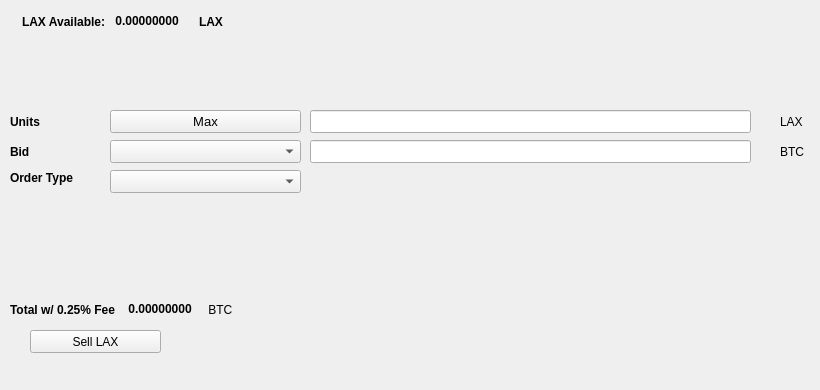
   <widget class="QWidget" name="SellTab">
    <attribute name="title">
     <string>Sell</string>
    </attribute>
    <widget class="QLabel" name="label_16">
     <property name="geometry">
      <rect>
       <x>780</x>
       <y>140</y>
       <width>31</width>
       <height>23</height>
      </rect>
     </property>
     <property name="text">
      <string>BTC</string>
     </property>
    </widget>
    <widget class="QComboBox" name="SellBidcomboBox">
     <property name="geometry">
      <rect>
       <x>110</x>
       <y>140</y>
       <width>191</width>
       <height>23</height>
      </rect>
     </property>
     <property name="font">
      <font>
       <pointsize>10</pointsize>
      </font>
     </property>
    </widget>
    <widget class="QLabel" name="label_18">
     <property name="geometry">
      <rect>
       <x>10</x>
       <y>110</y>
       <width>46</width>
       <height>23</height>
      </rect>
     </property>
     <property name="font">
      <font>
       <weight>75</weight>
       <bold>true</bold>
      </font>
     </property>
     <property name="text">
      <string>Units</string>
     </property>
    </widget>
    <widget class="QPushButton" name="Sell_Max_Amount">
     <property name="geometry">
      <rect>
       <x>110</x>
       <y>110</y>
       <width>191</width>
       <height>23</height>
      </rect>
     </property>
     <property name="font">
      <font>
       <pointsize>10</pointsize>
      </font>
     </property>
     <property name="text">
      <string>Max</string>
     </property>
    </widget>
    <widget class="QLabel" name="label_20">
     <property name="geometry">
      <rect>
       <x>10</x>
       <y>170</y>
       <width>91</width>
       <height>16</height>
      </rect>
     </property>
     <property name="font">
      <font>
       <weight>75</weight>
       <bold>true</bold>
      </font>
     </property>
     <property name="text">
      <string>Order Type</string>
     </property>
    </widget>
    <widget class="QComboBox" name="SellOrdertypeCombo">
     <property name="geometry">
      <rect>
       <x>110</x>
       <y>170</y>
       <width>191</width>
       <height>23</height>
      </rect>
     </property>
     <property name="font">
      <font>
       <pointsize>10</pointsize>
      </font>
     </property>
    </widget>
    <widget class="QLabel" name="label_21">
     <property name="geometry">
      <rect>
       <x>10</x>
       <y>140</y>
       <width>46</width>
       <height>23</height>
      </rect>
     </property>
     <property name="font">
      <font>
       <weight>75</weight>
       <bold>true</bold>
      </font>
     </property>
     <property name="text">
      <string>Bid</string>
     </property>
    </widget>
    <widget class="QLabel" name="label_22">
     <property name="geometry">
      <rect>
       <x>780</x>
       <y>110</y>
       <width>31</width>
       <height>23</height>
      </rect>
     </property>
     <property name="text">
      <string>LAX</string>
     </property>
    </widget>
    <widget class="QLineEdit" name="UnitsInputLAX">
     <property name="geometry">
      <rect>
       <x>310</x>
       <y>110</y>
       <width>441</width>
       <height>23</height>
      </rect>
     </property>
     <property name="font">
      <font>
       <pointsize>9</pointsize>
       <weight>75</weight>
       <bold>true</bold>
      </font>
     </property>
    </widget>
    <widget class="QLineEdit" name="SellBidPriceEdit">
     <property name="geometry">
      <rect>
       <x>310</x>
       <y>140</y>
       <width>441</width>
       <height>23</height>
      </rect>
     </property>
     <property name="font">
      <font>
       <pointsize>9</pointsize>
       <weight>75</weight>
       <bold>true</bold>
      </font>
     </property>
    </widget>
    <widget class="QPushButton" name="SellLAXBTN">
     <property name="geometry">
      <rect>
       <x>30</x>
       <y>330</y>
       <width>131</width>
       <height>23</height>
      </rect>
     </property>
     <property name="text">
      <string>Sell LAX</string>
     </property>
     <property name="icon">
      <iconset resource="../lapo">
       <normaloff>:/icons/bitcoin</normaloff>:/icons/bitcoin</iconset>
     </property>
    </widget>
    <widget class="QWidget" name="layoutWidget3">
     <property name="geometry">
      <rect>
       <x>22</x>
       <y>12</y>
       <width>258</width>
       <height>19</height>
      </rect>
     </property>
     <layout class="QHBoxLayout" name="horizontalLayout">
      <item>
       <widget class="QLabel" name="label232_2">
        <property name="font">
         <font>
          <weight>75</weight>
          <bold>true</bold>
         </font>
        </property>
        <property name="text">
         <string>LAX Available:</string>
        </property>
       </widget>
      </item>
      <item>
       <widget class="QLabel" name="LAXAvailableLabel">
        <property name="palette">
         <palette>
          <active>
           <colorrole role="WindowText">
            <brush brushstyle="SolidPattern">
             <color alpha="255">
              <red>0</red>
              <green>0</green>
              <blue>0</blue>
             </color>
            </brush>
           </colorrole>
           <colorrole role="Button">
            <brush brushstyle="SolidPattern">
             <color alpha="255">
              <red>0</red>
              <green>170</green>
              <blue>0</blue>
             </color>
            </brush>
           </colorrole>
           <colorrole role="Light">
            <brush brushstyle="SolidPattern">
             <color alpha="255">
              <red>0</red>
              <green>255</green>
              <blue>0</blue>
             </color>
            </brush>
           </colorrole>
           <colorrole role="Midlight">
            <brush brushstyle="SolidPattern">
             <color alpha="255">
              <red>0</red>
              <green>212</green>
              <blue>0</blue>
             </color>
            </brush>
           </colorrole>
           <colorrole role="Dark">
            <brush brushstyle="SolidPattern">
             <color alpha="255">
              <red>0</red>
              <green>85</green>
              <blue>0</blue>
             </color>
            </brush>
           </colorrole>
           <colorrole role="Mid">
            <brush brushstyle="SolidPattern">
             <color alpha="255">
              <red>0</red>
              <green>113</green>
              <blue>0</blue>
             </color>
            </brush>
           </colorrole>
           <colorrole role="Text">
            <brush brushstyle="SolidPattern">
             <color alpha="255">
              <red>0</red>
              <green>170</green>
              <blue>0</blue>
             </color>
            </brush>
           </colorrole>
           <colorrole role="BrightText">
            <brush brushstyle="SolidPattern">
             <color alpha="255">
              <red>255</red>
              <green>255</green>
              <blue>255</blue>
             </color>
            </brush>
           </colorrole>
           <colorrole role="ButtonText">
            <brush brushstyle="SolidPattern">
             <color alpha="255">
              <red>0</red>
              <green>0</green>
              <blue>0</blue>
             </color>
            </brush>
           </colorrole>
           <colorrole role="Base">
            <brush brushstyle="SolidPattern">
             <color alpha="255">
              <red>255</red>
              <green>255</green>
              <blue>255</blue>
             </color>
            </brush>
           </colorrole>
           <colorrole role="Window">
            <brush brushstyle="SolidPattern">
             <color alpha="255">
              <red>0</red>
              <green>170</green>
              <blue>0</blue>
             </color>
            </brush>
           </colorrole>
           <colorrole role="Shadow">
            <brush brushstyle="SolidPattern">
             <color alpha="255">
              <red>0</red>
              <green>0</green>
              <blue>0</blue>
             </color>
            </brush>
           </colorrole>
           <colorrole role="AlternateBase">
            <brush brushstyle="SolidPattern">
             <color alpha="255">
              <red>127</red>
              <green>212</green>
              <blue>127</blue>
             </color>
            </brush>
           </colorrole>
           <colorrole role="ToolTipBase">
            <brush brushstyle="SolidPattern">
             <color alpha="255">
              <red>255</red>
              <green>255</green>
              <blue>220</blue>
             </color>
            </brush>
           </colorrole>
           <colorrole role="ToolTipText">
            <brush brushstyle="SolidPattern">
             <color alpha="255">
              <red>0</red>
              <green>0</green>
              <blue>0</blue>
             </color>
            </brush>
           </colorrole>
          </active>
          <inactive>
           <colorrole role="WindowText">
            <brush brushstyle="SolidPattern">
             <color alpha="255">
              <red>0</red>
              <green>0</green>
              <blue>0</blue>
             </color>
            </brush>
           </colorrole>
           <colorrole role="Button">
            <brush brushstyle="SolidPattern">
             <color alpha="255">
              <red>0</red>
              <green>170</green>
              <blue>0</blue>
             </color>
            </brush>
           </colorrole>
           <colorrole role="Light">
            <brush brushstyle="SolidPattern">
             <color alpha="255">
              <red>0</red>
              <green>255</green>
              <blue>0</blue>
             </color>
            </brush>
           </colorrole>
           <colorrole role="Midlight">
            <brush brushstyle="SolidPattern">
             <color alpha="255">
              <red>0</red>
              <green>212</green>
              <blue>0</blue>
             </color>
            </brush>
           </colorrole>
           <colorrole role="Dark">
            <brush brushstyle="SolidPattern">
             <color alpha="255">
              <red>0</red>
              <green>85</green>
              <blue>0</blue>
             </color>
            </brush>
           </colorrole>
           <colorrole role="Mid">
            <brush brushstyle="SolidPattern">
             <color alpha="255">
              <red>0</red>
              <green>113</green>
              <blue>0</blue>
             </color>
            </brush>
           </colorrole>
           <colorrole role="Text">
            <brush brushstyle="SolidPattern">
             <color alpha="255">
              <red>0</red>
              <green>170</green>
              <blue>0</blue>
             </color>
            </brush>
           </colorrole>
           <colorrole role="BrightText">
            <brush brushstyle="SolidPattern">
             <color alpha="255">
              <red>255</red>
              <green>255</green>
              <blue>255</blue>
             </color>
            </brush>
           </colorrole>
           <colorrole role="ButtonText">
            <brush brushstyle="SolidPattern">
             <color alpha="255">
              <red>0</red>
              <green>0</green>
              <blue>0</blue>
             </color>
            </brush>
           </colorrole>
           <colorrole role="Base">
            <brush brushstyle="SolidPattern">
             <color alpha="255">
              <red>255</red>
              <green>255</green>
              <blue>255</blue>
             </color>
            </brush>
           </colorrole>
           <colorrole role="Window">
            <brush brushstyle="SolidPattern">
             <color alpha="255">
              <red>0</red>
              <green>170</green>
              <blue>0</blue>
             </color>
            </brush>
           </colorrole>
           <colorrole role="Shadow">
            <brush brushstyle="SolidPattern">
             <color alpha="255">
              <red>0</red>
              <green>0</green>
              <blue>0</blue>
             </color>
            </brush>
           </colorrole>
           <colorrole role="AlternateBase">
            <brush brushstyle="SolidPattern">
             <color alpha="255">
              <red>127</red>
              <green>212</green>
              <blue>127</blue>
             </color>
            </brush>
           </colorrole>
           <colorrole role="ToolTipBase">
            <brush brushstyle="SolidPattern">
             <color alpha="255">
              <red>255</red>
              <green>255</green>
              <blue>220</blue>
             </color>
            </brush>
           </colorrole>
           <colorrole role="ToolTipText">
            <brush brushstyle="SolidPattern">
             <color alpha="255">
              <red>0</red>
              <green>0</green>
              <blue>0</blue>
             </color>
            </brush>
           </colorrole>
          </inactive>
          <disabled>
           <colorrole role="WindowText">
            <brush brushstyle="SolidPattern">
             <color alpha="255">
              <red>0</red>
              <green>85</green>
              <blue>0</blue>
             </color>
            </brush>
           </colorrole>
           <colorrole role="Button">
            <brush brushstyle="SolidPattern">
             <color alpha="255">
              <red>0</red>
              <green>170</green>
              <blue>0</blue>
             </color>
            </brush>
           </colorrole>
           <colorrole role="Light">
            <brush brushstyle="SolidPattern">
             <color alpha="255">
              <red>0</red>
              <green>255</green>
              <blue>0</blue>
             </color>
            </brush>
           </colorrole>
           <colorrole role="Midlight">
            <brush brushstyle="SolidPattern">
             <color alpha="255">
              <red>0</red>
              <green>212</green>
              <blue>0</blue>
             </color>
            </brush>
           </colorrole>
           <colorrole role="Dark">
            <brush brushstyle="SolidPattern">
             <color alpha="255">
              <red>0</red>
              <green>85</green>
              <blue>0</blue>
             </color>
            </brush>
           </colorrole>
           <colorrole role="Mid">
            <brush brushstyle="SolidPattern">
             <color alpha="255">
              <red>0</red>
              <green>113</green>
              <blue>0</blue>
             </color>
            </brush>
           </colorrole>
           <colorrole role="Text">
            <brush brushstyle="SolidPattern">
             <color alpha="255">
              <red>0</red>
              <green>85</green>
              <blue>0</blue>
             </color>
            </brush>
           </colorrole>
           <colorrole role="BrightText">
            <brush brushstyle="SolidPattern">
             <color alpha="255">
              <red>255</red>
              <green>255</green>
              <blue>255</blue>
             </color>
            </brush>
           </colorrole>
           <colorrole role="ButtonText">
            <brush brushstyle="SolidPattern">
             <color alpha="255">
              <red>0</red>
              <green>85</green>
              <blue>0</blue>
             </color>
            </brush>
           </colorrole>
           <colorrole role="Base">
            <brush brushstyle="SolidPattern">
             <color alpha="255">
              <red>0</red>
              <green>170</green>
              <blue>0</blue>
             </color>
            </brush>
           </colorrole>
           <colorrole role="Window">
            <brush brushstyle="SolidPattern">
             <color alpha="255">
              <red>0</red>
              <green>170</green>
              <blue>0</blue>
             </color>
            </brush>
           </colorrole>
           <colorrole role="Shadow">
            <brush brushstyle="SolidPattern">
             <color alpha="255">
              <red>0</red>
              <green>0</green>
              <blue>0</blue>
             </color>
            </brush>
           </colorrole>
           <colorrole role="AlternateBase">
            <brush brushstyle="SolidPattern">
             <color alpha="255">
              <red>0</red>
              <green>170</green>
              <blue>0</blue>
             </color>
            </brush>
           </colorrole>
           <colorrole role="ToolTipBase">
            <brush brushstyle="SolidPattern">
             <color alpha="255">
              <red>255</red>
              <green>255</green>
              <blue>220</blue>
             </color>
            </brush>
           </colorrole>
           <colorrole role="ToolTipText">
            <brush brushstyle="SolidPattern">
             <color alpha="255">
              <red>0</red>
              <green>0</green>
              <blue>0</blue>
             </color>
            </brush>
           </colorrole>
          </disabled>
         </palette>
        </property>
        <property name="font">
         <font>
          <weight>75</weight>
          <bold>true</bold>
         </font>
        </property>
        <property name="text">
         <string> 0.00000000 </string>
        </property>
        <property name="textInteractionFlags">
         <set>Qt::LinksAccessibleByMouse|Qt::TextSelectableByKeyboard|Qt::TextSelectableByMouse</set>
        </property>
       </widget>
      </item>
      <item>
       <widget class="QLabel" name="labelLAX">
        <property name="font">
         <font>
          <weight>75</weight>
          <bold>true</bold>
         </font>
        </property>
        <property name="text">
         <string>LAX</string>
        </property>
       </widget>
      </item>
     </layout>
    </widget>
    <widget class="QWidget" name="layoutWidget">
     <property name="geometry">
      <rect>
       <x>10</x>
       <y>300</y>
       <width>268</width>
       <height>19</height>
      </rect>
     </property>
     <layout class="QHBoxLayout" name="horizontalLayout_2">
      <item>
       <widget class="QLabel" name="label_19">
        <property name="font">
         <font>
          <weight>75</weight>
          <bold>true</bold>
         </font>
        </property>
        <property name="text">
         <string>Total w/ 0.25% Fee </string>
        </property>
       </widget>
      </item>
      <item>
       <widget class="QLabel" name="SellCostLabel">
        <property name="palette">
         <palette>
          <active>
           <colorrole role="WindowText">
            <brush brushstyle="SolidPattern">
             <color alpha="255">
              <red>0</red>
              <green>0</green>
              <blue>0</blue>
             </color>
            </brush>
           </colorrole>
           <colorrole role="Button">
            <brush brushstyle="SolidPattern">
             <color alpha="255">
              <red>0</red>
              <green>170</green>
              <blue>0</blue>
             </color>
            </brush>
           </colorrole>
           <colorrole role="Light">
            <brush brushstyle="SolidPattern">
             <color alpha="255">
              <red>0</red>
              <green>255</green>
              <blue>0</blue>
             </color>
            </brush>
           </colorrole>
           <colorrole role="Midlight">
            <brush brushstyle="SolidPattern">
             <color alpha="255">
              <red>0</red>
              <green>212</green>
              <blue>0</blue>
             </color>
            </brush>
           </colorrole>
           <colorrole role="Dark">
            <brush brushstyle="SolidPattern">
             <color alpha="255">
              <red>0</red>
              <green>85</green>
              <blue>0</blue>
             </color>
            </brush>
           </colorrole>
           <colorrole role="Mid">
            <brush brushstyle="SolidPattern">
             <color alpha="255">
              <red>0</red>
              <green>113</green>
              <blue>0</blue>
             </color>
            </brush>
           </colorrole>
           <colorrole role="Text">
            <brush brushstyle="SolidPattern">
             <color alpha="255">
              <red>0</red>
              <green>170</green>
              <blue>0</blue>
             </color>
            </brush>
           </colorrole>
           <colorrole role="BrightText">
            <brush brushstyle="SolidPattern">
             <color alpha="255">
              <red>255</red>
              <green>255</green>
              <blue>255</blue>
             </color>
            </brush>
           </colorrole>
           <colorrole role="ButtonText">
            <brush brushstyle="SolidPattern">
             <color alpha="255">
              <red>0</red>
              <green>0</green>
              <blue>0</blue>
             </color>
            </brush>
           </colorrole>
           <colorrole role="Base">
            <brush brushstyle="SolidPattern">
             <color alpha="255">
              <red>255</red>
              <green>255</green>
              <blue>255</blue>
             </color>
            </brush>
           </colorrole>
           <colorrole role="Window">
            <brush brushstyle="SolidPattern">
             <color alpha="255">
              <red>0</red>
              <green>170</green>
              <blue>0</blue>
             </color>
            </brush>
           </colorrole>
           <colorrole role="Shadow">
            <brush brushstyle="SolidPattern">
             <color alpha="255">
              <red>0</red>
              <green>0</green>
              <blue>0</blue>
             </color>
            </brush>
           </colorrole>
           <colorrole role="AlternateBase">
            <brush brushstyle="SolidPattern">
             <color alpha="255">
              <red>127</red>
              <green>212</green>
              <blue>127</blue>
             </color>
            </brush>
           </colorrole>
           <colorrole role="ToolTipBase">
            <brush brushstyle="SolidPattern">
             <color alpha="255">
              <red>255</red>
              <green>255</green>
              <blue>220</blue>
             </color>
            </brush>
           </colorrole>
           <colorrole role="ToolTipText">
            <brush brushstyle="SolidPattern">
             <color alpha="255">
              <red>0</red>
              <green>0</green>
              <blue>0</blue>
             </color>
            </brush>
           </colorrole>
          </active>
          <inactive>
           <colorrole role="WindowText">
            <brush brushstyle="SolidPattern">
             <color alpha="255">
              <red>0</red>
              <green>0</green>
              <blue>0</blue>
             </color>
            </brush>
           </colorrole>
           <colorrole role="Button">
            <brush brushstyle="SolidPattern">
             <color alpha="255">
              <red>0</red>
              <green>170</green>
              <blue>0</blue>
             </color>
            </brush>
           </colorrole>
           <colorrole role="Light">
            <brush brushstyle="SolidPattern">
             <color alpha="255">
              <red>0</red>
              <green>255</green>
              <blue>0</blue>
             </color>
            </brush>
           </colorrole>
           <colorrole role="Midlight">
            <brush brushstyle="SolidPattern">
             <color alpha="255">
              <red>0</red>
              <green>212</green>
              <blue>0</blue>
             </color>
            </brush>
           </colorrole>
           <colorrole role="Dark">
            <brush brushstyle="SolidPattern">
             <color alpha="255">
              <red>0</red>
              <green>85</green>
              <blue>0</blue>
             </color>
            </brush>
           </colorrole>
           <colorrole role="Mid">
            <brush brushstyle="SolidPattern">
             <color alpha="255">
              <red>0</red>
              <green>113</green>
              <blue>0</blue>
             </color>
            </brush>
           </colorrole>
           <colorrole role="Text">
            <brush brushstyle="SolidPattern">
             <color alpha="255">
              <red>0</red>
              <green>170</green>
              <blue>0</blue>
             </color>
            </brush>
           </colorrole>
           <colorrole role="BrightText">
            <brush brushstyle="SolidPattern">
             <color alpha="255">
              <red>255</red>
              <green>255</green>
              <blue>255</blue>
             </color>
            </brush>
           </colorrole>
           <colorrole role="ButtonText">
            <brush brushstyle="SolidPattern">
             <color alpha="255">
              <red>0</red>
              <green>0</green>
              <blue>0</blue>
             </color>
            </brush>
           </colorrole>
           <colorrole role="Base">
            <brush brushstyle="SolidPattern">
             <color alpha="255">
              <red>255</red>
              <green>255</green>
              <blue>255</blue>
             </color>
            </brush>
           </colorrole>
           <colorrole role="Window">
            <brush brushstyle="SolidPattern">
             <color alpha="255">
              <red>0</red>
              <green>170</green>
              <blue>0</blue>
             </color>
            </brush>
           </colorrole>
           <colorrole role="Shadow">
            <brush brushstyle="SolidPattern">
             <color alpha="255">
              <red>0</red>
              <green>0</green>
              <blue>0</blue>
             </color>
            </brush>
           </colorrole>
           <colorrole role="AlternateBase">
            <brush brushstyle="SolidPattern">
             <color alpha="255">
              <red>127</red>
              <green>212</green>
              <blue>127</blue>
             </color>
            </brush>
           </colorrole>
           <colorrole role="ToolTipBase">
            <brush brushstyle="SolidPattern">
             <color alpha="255">
              <red>255</red>
              <green>255</green>
              <blue>220</blue>
             </color>
            </brush>
           </colorrole>
           <colorrole role="ToolTipText">
            <brush brushstyle="SolidPattern">
             <color alpha="255">
              <red>0</red>
              <green>0</green>
              <blue>0</blue>
             </color>
            </brush>
           </colorrole>
          </inactive>
          <disabled>
           <colorrole role="WindowText">
            <brush brushstyle="SolidPattern">
             <color alpha="255">
              <red>0</red>
              <green>85</green>
              <blue>0</blue>
             </color>
            </brush>
           </colorrole>
           <colorrole role="Button">
            <brush brushstyle="SolidPattern">
             <color alpha="255">
              <red>0</red>
              <green>170</green>
              <blue>0</blue>
             </color>
            </brush>
           </colorrole>
           <colorrole role="Light">
            <brush brushstyle="SolidPattern">
             <color alpha="255">
              <red>0</red>
              <green>255</green>
              <blue>0</blue>
             </color>
            </brush>
           </colorrole>
           <colorrole role="Midlight">
            <brush brushstyle="SolidPattern">
             <color alpha="255">
              <red>0</red>
              <green>212</green>
              <blue>0</blue>
             </color>
            </brush>
           </colorrole>
           <colorrole role="Dark">
            <brush brushstyle="SolidPattern">
             <color alpha="255">
              <red>0</red>
              <green>85</green>
              <blue>0</blue>
             </color>
            </brush>
           </colorrole>
           <colorrole role="Mid">
            <brush brushstyle="SolidPattern">
             <color alpha="255">
              <red>0</red>
              <green>113</green>
              <blue>0</blue>
             </color>
            </brush>
           </colorrole>
           <colorrole role="Text">
            <brush brushstyle="SolidPattern">
             <color alpha="255">
              <red>0</red>
              <green>85</green>
              <blue>0</blue>
             </color>
            </brush>
           </colorrole>
           <colorrole role="BrightText">
            <brush brushstyle="SolidPattern">
             <color alpha="255">
              <red>255</red>
              <green>255</green>
              <blue>255</blue>
             </color>
            </brush>
           </colorrole>
           <colorrole role="ButtonText">
            <brush brushstyle="SolidPattern">
             <color alpha="255">
              <red>0</red>
              <green>85</green>
              <blue>0</blue>
             </color>
            </brush>
           </colorrole>
           <colorrole role="Base">
            <brush brushstyle="SolidPattern">
             <color alpha="255">
              <red>0</red>
              <green>170</green>
              <blue>0</blue>
             </color>
            </brush>
           </colorrole>
           <colorrole role="Window">
            <brush brushstyle="SolidPattern">
             <color alpha="255">
              <red>0</red>
              <green>170</green>
              <blue>0</blue>
             </color>
            </brush>
           </colorrole>
           <colorrole role="Shadow">
            <brush brushstyle="SolidPattern">
             <color alpha="255">
              <red>0</red>
              <green>0</green>
              <blue>0</blue>
             </color>
            </brush>
           </colorrole>
           <colorrole role="AlternateBase">
            <brush brushstyle="SolidPattern">
             <color alpha="255">
              <red>0</red>
              <green>170</green>
              <blue>0</blue>
             </color>
            </brush>
           </colorrole>
           <colorrole role="ToolTipBase">
            <brush brushstyle="SolidPattern">
             <color alpha="255">
              <red>255</red>
              <green>255</green>
              <blue>220</blue>
             </color>
            </brush>
           </colorrole>
           <colorrole role="ToolTipText">
            <brush brushstyle="SolidPattern">
             <color alpha="255">
              <red>0</red>
              <green>0</green>
              <blue>0</blue>
             </color>
            </brush>
           </colorrole>
          </disabled>
         </palette>
        </property>
        <property name="font">
         <font>
          <weight>75</weight>
          <bold>true</bold>
         </font>
        </property>
        <property name="autoFillBackground">
         <bool>false</bool>
        </property>
        <property name="text">
         <string> 0.00000000</string>
        </property>
        <property name="textInteractionFlags">
         <set>Qt::LinksAccessibleByMouse|Qt::TextSelectableByMouse</set>
        </property>
       </widget>
      </item>
      <item>
       <widget class="QLabel" name="label_17">
        <property name="font">
         <font>
          <weight>50</weight>
          <bold>false</bold>
         </font>
        </property>
        <property name="text">
         <string> BTC</string>
        </property>
       </widget>
      </item>
     </layout>
    </widget>
    <widget class="QLabel" name="label_23">
     <property name="geometry">
      <rect>
       <x>460</x>
       <y>300</y>
       <width>281</width>
       <height>81</height>
      </rect>
     </property>
     <property name="text">
      <string/>
     </property>
     <property name="pixmap">
      <pixmap>:/images/bittrex</pixmap>
     </property>
    </widget>
   </widget>
